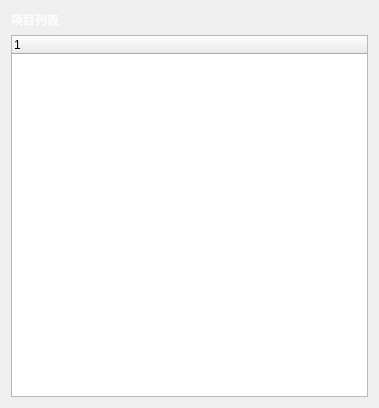
<?xml version="1.0" encoding="UTF-8"?>
<ui version="4.0">
 <class>protree</class>
 <widget class="QDialog" name="protree">
  <property name="geometry">
   <rect>
    <x>0</x>
    <y>0</y>
    <width>379</width>
    <height>408</height>
   </rect>
  </property>
  <property name="windowTitle">
   <string>Dialog</string>
  </property>
  <layout class="QGridLayout" name="gridLayout">
   <item row="1" column="0">
    <widget class="protreewidget" name="treeWidget">
     <column>
      <property name="text">
       <string notr="true">1</string>
      </property>
     </column>
    </widget>
   </item>
   <item row="0" column="0">
    <widget class="QLabel" name="label">
     <property name="font">
      <font>
       <pointsize>9</pointsize>
       <bold>true</bold>
      </font>
     </property>
     <property name="styleSheet">
      <string notr="true">color: rgb(252, 252, 252);</string>
     </property>
     <property name="text">
      <string>项目列表</string>
     </property>
    </widget>
   </item>
  </layout>
 </widget>
 <customwidgets>
  <customwidget>
   <class>protreewidget</class>
   <extends>QTreeWidget</extends>
   <header location="global">protreewidget.h</header>
  </customwidget>
 </customwidgets>
 <resources/>
 <connections/>
</ui>
